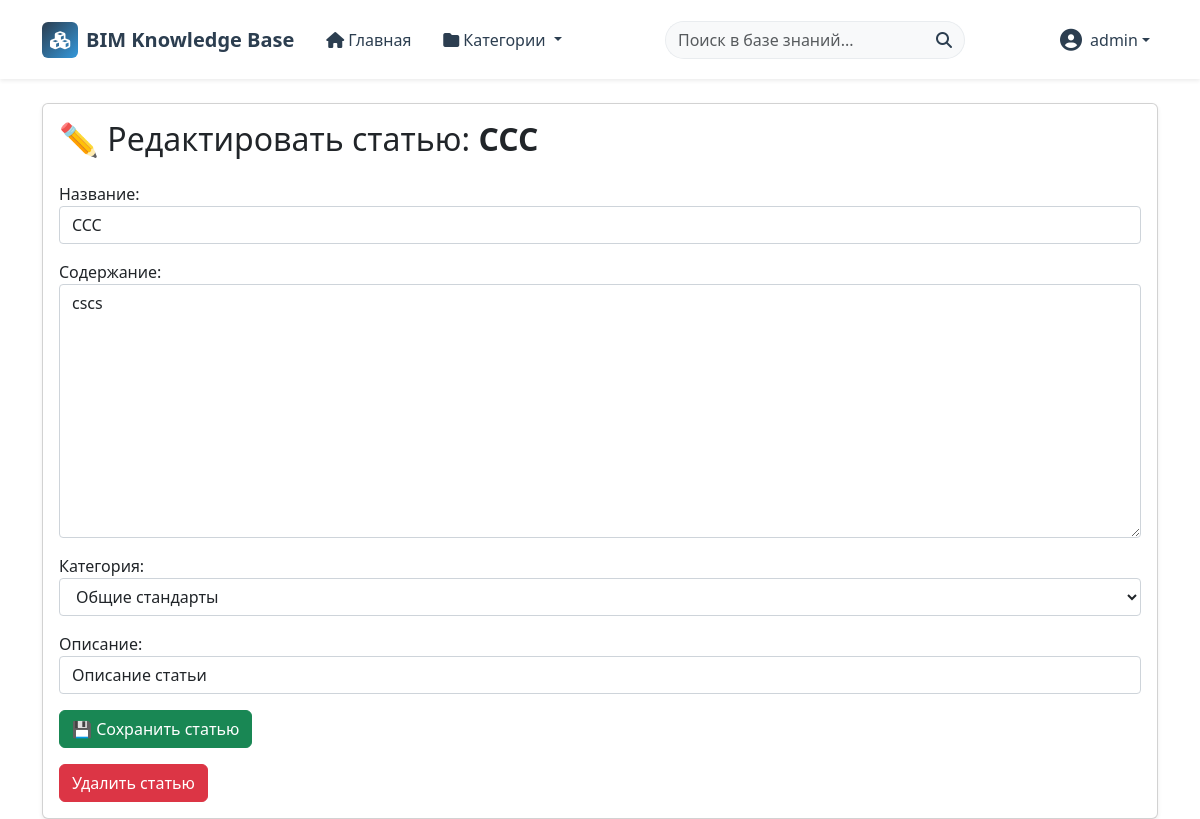
Screenshot of /article/47/edit/ (signed in) with the database file from the repository.
### articles/models.py (models this page shows, shortened)
class Article(models.Model):
    title = models.CharField(max_length=200)
    content = RichTextUploadingField(blank=True, null=True)
    category = models.ForeignKey(Category, on_delete=models.CASCADE, related_name='articles')
    snippet = models.CharField(max_length=200, default="Описание статьи")
    author = models.ForeignKey(User, on_delete=models.CASCADE)
    created_date = models.DateTimeField(auto_now_add=True)
    updated_date = models.DateTimeField(auto_now=True)
    class Meta:
        ordering = ['-updated_date', '-created_date']

### articles/views.py (the view)
# urls.py: path('article/<int:pk>/edit/', views.article_edit, name='article_edit'),
@login_required
@user_passes_test(is_admin)
def article_edit(request, pk):
    article = get_object_or_404(Article, pk=pk)
    if request.method == 'POST':
        form = ArticleForm(request.POST, instance=article)
        if form.is_valid():
            form.save()
            return redirect(article.get_absolute_url())
    else:
        form = ArticleForm(instance=article)
    return render(request, 'articles/article_form.html', {
        'form': form,
        'article': article,
        'parent': article.category,
    })

### articles/forms.py
class ArticleForm(forms.ModelForm):
    class Meta:
        model = Article
        fields = ['title', 'content', 'category', 'snippet']
        labels = {
            'title': "Название",
            'content': "Содержание",
            'category': "Категория",
            'snippet': "Описание",
        }
    def __init__(self, *args, **kwargs):
        parent_category = kwargs.pop('parent_category', None)
        super().__init__(*args, **kwargs)
        if parent_category:
            subcategories = Category.objects.filter(parent=parent_category)
            self.fields['category'].queryset = (
                Category.objects.filter(id=parent_category.id) |
                Category.objects.filter(parent=parent_category)
)

### articles/context_proccessors.py (called while the page is built)
def navbar_context(request):
    return{
        "menu": Category.objects.filter(parent=None),
    }

### articles/models.py (called while the page is built)
    def __str__(self):
        return self.name

    def get_absolute_url(self):
        return reverse("category_detail", kwargs={"pk": self.pk})

### articles/views.py (called while the page is built)
def is_admin(user):
    return user.is_staff or user.is_superuser

### articles/templates/articles/article_form.html (shortened to what this page needs)
{% extends "base.html" %}
{% block content %}
  <div class="container mt-4">
    <div class="card shadow-sm">
      <div class="card-body">
        <h2 class="card-title mb-4">
          {% if article %}
            ✏️ Редактировать статью: <strong>{{ article.title }}</strong>
          {% else %}
            ➕ Добавить статью в категорию: <strong>{{ parent.name }}</strong>
          {% endif %}
        </h2>
        <form method="post" class="mb-3">
          {{ form.as_p }}
          <button type="submit" class="btn btn-success">💾 Сохранить статью</button>
        </form>
        {% if article %}
          <form method="post" action="{% url 'article_delete' article.id %}" onsubmit="return confirm('Вы уверены, что хотите удалить эту статью?');">
            <button type="submit" class="btn btn-danger">Удалить статью</button>
          </form>
        {% endif %}
      </div>
    </div>
  </div>
{% endblock %}

### templates/navbar.html (shortened to what this page needs)
{% load static %}
<nav class="navbar navbar-expand-lg navbar-light bg-white shadow-sm sticky-top">
  <div class="container">
      <a class="navbar-brand d-flex align-items-center" href="{% url 'home' %}">
          <div class="logo-icon bg-gradient-primary text-white rounded">
              <i class="fas fa-cubes"></i>
          </div>
          <span class="ms-2 fw-bold">BIM Knowledge Base</span>
      </a>
      <div class="collapse navbar-collapse" id="navbarContent">
          <ul class="navbar-nav me-auto mb-2 mb-lg-0">
              <li class="nav-item">
                  <a class="nav-link {% if request.path == '/' %}active{% endif %} px-3" href="{% url 'home' %}">
                      <i class="fas fa-home me-1"></i>Главная
                  </a>
              </li>
              <li class="nav-item dropdown">
                  <a class="nav-link dropdown-toggle px-3" href="#" id="navbarCategories" role="button"
                     data-bs-toggle="dropdown" aria-expanded="false">
                      <i class="fas fa-folder me-1"></i>Категории
                  </a>
              </li>
          </ul>
          <form class="d-flex mx-auto search-form" method="POST" action="{% url 'search_results' %}">
            <div class="input-group">
                <input class="form-control search-input border-end-0" type="search" placeholder="Поиск в базе знаний..."
                       aria-label="Search" name="searched" value="{{ request.POST.searched|default:'' }}">
                <button class="btn search-btn border-start-0" type="submit">
                    <i class="fas fa-search"></i>
                </button>
            </div>
          </form>
          <ul class="navbar-nav ms-auto">
              {% if user.is_authenticated %}
                  <li class="nav-item dropdown">
                      <a class="nav-link dropdown-toggle user-menu d-flex align-items-center" href="#" id="navbarUser" role="button"
                         data-bs-toggle="dropdown" aria-expanded="false">
                          <div class="user-avatar me-2">
                              <i class="fas fa-user-circle"></i>
                          </div>
                          <span>{{ user.username }}</span>
                      </a>
                  </li>
              {% endif %}
          </ul>
      </div>
  </div>
</nav>

### static/css/main.css (style rules this page uses)
.form-control, input[type="text"], input[type="password"], input[type="email"], input[type="url"], select, textarea { display: block; width: 100%; padding: 0.375rem 0.75rem; font-size: 1rem; font-weight: 400; line-height: 1.5; color: #212529; background-color: #fff; background-clip: padding-box; border: 1px solid #ced4da; border-radius: 0.25rem; transition: border-color 0.15s ease-in-out, box-shadow 0.15s ease-in-out; }
:root { --primary-color: #2070b0; --secondary-color: #34495e; --accent-color: #3498db; --light-bg: #f5f9fc; --border-color: #e1e8ed; --text-primary: #333333; --text-secondary: #666666; }
body { color: var(--text-primary); }
a { color: var(--primary-color); text-decoration: none; transition: color 0.3s ease; }

### templates/navbar.html (style rules this page uses)
.navbar { padding: 15px 0; transition: all 0.3s ease; }
.logo-icon { background: linear-gradient(135deg, #2c3e50 0%, #3498db 100%); width: 36px; height: 36px; border-radius: 8px; display: flex; align-items: center; justify-content: center; font-size: 18px; }
.navbar-brand { font-weight: 700; color: #2c3e50; }
.nav-link { font-weight: 500; color: #2c3e50; transition: all 0.2s ease; }
.search-form { width: 300px; }
.search-input { border-radius: 20px 0 0 20px; border-color: #e9ecef; background-color: #f8f9fa; }
.search-btn { border-radius: 0 20px 20px 0; background-color: #f8f9fa; border-color: #e9ecef; color: #2c3e50; }
.user-avatar { font-size: 22px; color: #2c3e50; }

### rows the page displays
Article: title "CCC", content "cscs", category "Общие стандарты", snippet "Описание статьи"

### other values shown
{{ user.username }} "admin"
